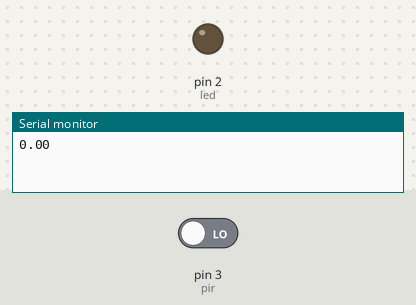
Simulated run of this sketch. Board: Arduino Uno, built with avr-gcc and run on an emulated ATmega328P. Shown: output pins drawn as LEDs (lit = HIGH), the last lines printed to the serial monitor. The test bench sets the inputs (shaded band); at power-on: pin 3 (pir) LOW.

Above: at 0.5 s.
At 4.5 s:
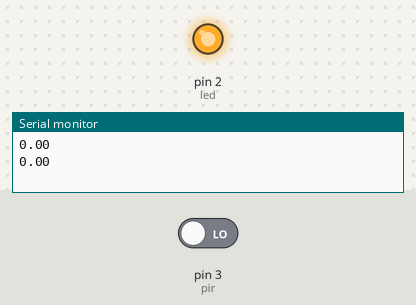
Timing chart, 0 to 6.9 s (numbered marks = the images above):
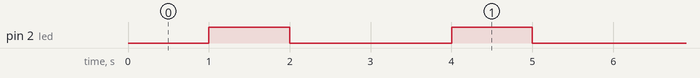

Measured:
- by itself, pin 2 (led): alternates HIGH for 1.0 s and LOW for 2.0 s

The sketch:

neat_gaaris_vihelmo1.ino
```cpp
int led = 2;
int pir = 3;

void setup()
{
  pinMode(led, OUTPUT);
  pinMode(pir, INPUT);
  Serial.begin(9600);
}

void loop()
{
  float value = digitalRead(pir);
  Serial.println(value);
  delay(1000); // Wait for 1000 millisecond(s)
  digitalWrite(2,HIGH);
  delay(1000); // Wait for 1000 millisecond(s)
  digitalWrite(2,LOW);
  delay(1000); // Wait for 1000 millisecond(s)

if (value == 1)
 {digitalWrite(led,HIGH);
}

else
 {
  digitalWrite(led,LOW);
}
}
 
```
